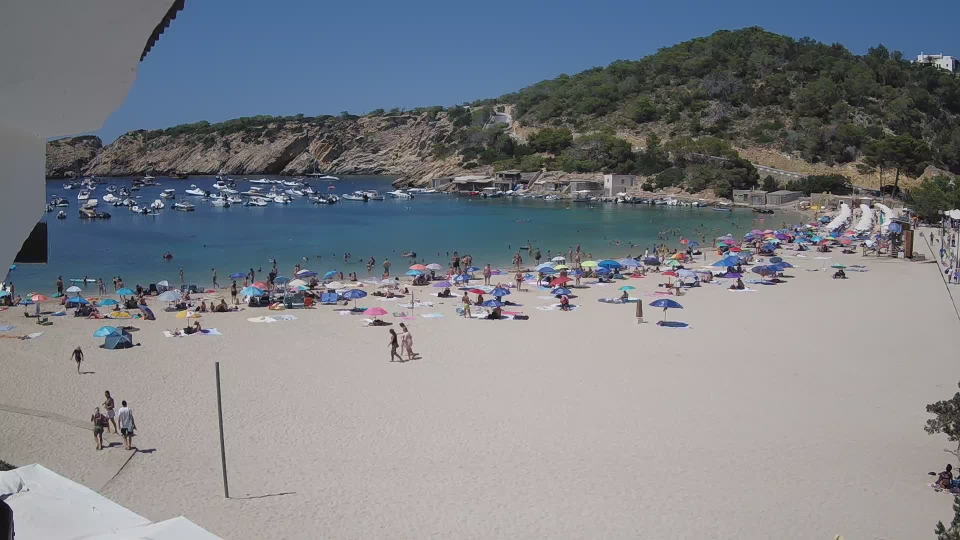
#> input picture dataset/1660050000.jpg, 1920 x 1080 px (shown at 1/2 size)
$ python person_tracking.py
#> lines starting #> are read from the running program, lines starting #| are printed output that depends on the picture; after the words box and inside, x2 and y2 are one past the last pixel; in counts of white or black regions, pixels touching at a corner belong together
import cv2
import numpy as np
from matplotlib import pyplot as plt


# Function to binarize image by adaptive Threshold
def binarize_image_by_adaptive(
    image: np.ndarray, block_size, constant, blur
) -> np.ndarray:
    blurred = cv2.GaussianBlur(image, blur, cv2.BORDER_DEFAULT)
    blurred = blurred.astype(np.uint8)
    thresh = cv2.adaptiveThreshold(
        blurred,
        255,
        cv2.ADAPTIVE_THRESH_MEAN_C,
        cv2.THRESH_BINARY_INV,
        block_size,
        constant,
    )
    return thresh


# Function to find certain region from image by pixel ranges
def find_region_by_pixel(
    image: np.ndarray, lower_bgr_limit: np.ndarray, upper_bgr_limit: np.ndarray
) -> np.ndarray:
    ocean_mask = cv2.inRange(image, lower_bgr_limit, upper_bgr_limit)
    result = cv2.bitwise_and(image, image, mask=ocean_mask)
    return result


# Main code to find person from an image
def find_person_from_beach_image(file_name: str, show_plot: bool = True):
    # File load and read
#> called with file_name = './dataset/1660050000.jpg', show_plot = True
    bg_file_name = "./dataset/1660021200.jpg"
    original_img = cv2.imread(file_name, cv2.IMREAD_COLOR)
#> original_img is the input picture: shape (1080, 1920, 3); mean B, G, R 135.3, 129, 125.4
    img_bg = cv2.imread(bg_file_name, cv2.IMREAD_COLOR)
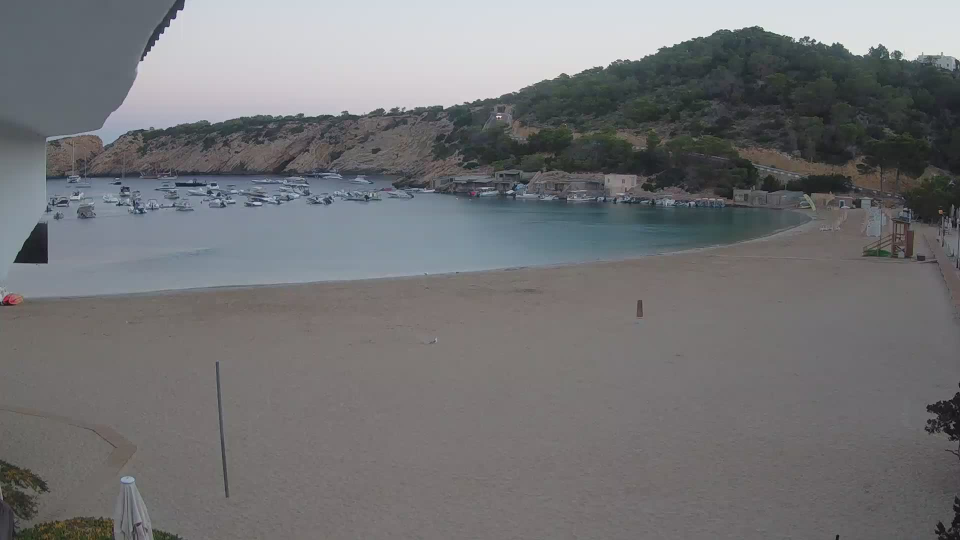
#> input picture dataset/1660021200.jpg, 1920 x 1080 px (shown at 1/2 size)
#> img_bg is the input picture: shape (1080, 1920, 3); mean B, G, R 117.6, 115.7, 115.2

    # Region of interest
    image_copy = original_img.copy()
    roi = image_copy[450:, :]
    img_bg_copy = img_bg.copy()
    roi_bg = img_bg_copy[450:, :]
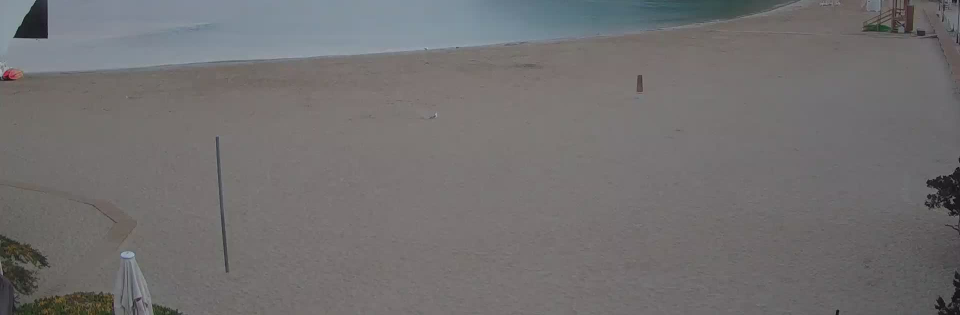
#> roi_bg: shape (630, 1920, 3) (shown at 1/2 size); mean B, G, R 111.8, 111.3, 113.4

    # Removing background from roi
    roi_fg = cv2.subtract(roi_bg, roi)

    # Remove ocean
    lower_ocean_bgr_limit = np.array([0, 10, 20])
    upper_ocean_bgr_limit = np.array([60, 80, 100])
    roi_with_ocean = find_region_by_pixel(
        roi_fg, lower_ocean_bgr_limit, upper_ocean_bgr_limit
    )
#> in find_region_by_pixel, `ocean_mask = cv2.inRange(image, lower_bgr_limit, upper_bgr_limit)`:
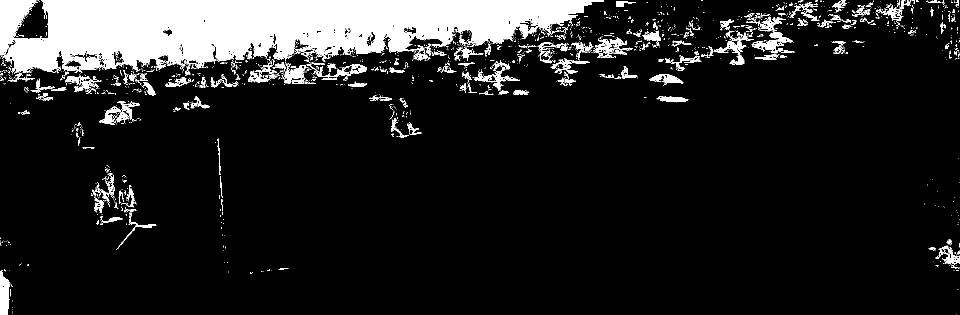
#> ocean_mask: shape (630, 1920) (shown at 1/2 size); 12.4% white; 1711 white regions (1491 under 20 px), largest, box (x1, y1, x2, y2) and area: (0, 0, 1208, 151) 113783, (0, 540, 21, 630) 1362, (1503, 64, 1589, 105) 1295
    roi_fg = cv2.subtract(roi_fg, roi_with_ocean)

    # Apply binarization to roi foreground
    roi_gray = cv2.cvtColor(roi_fg, cv2.COLOR_BGR2GRAY)
    roi_thresh = binarize_image_by_adaptive(roi_gray, 21, 5, (5, 5))
#> in binarize_image_by_adaptive, `thresh = cv2.adaptiveThreshold( blurred, 255, cv2.ADAPTIVE_THRESH_MEAN..`: thresh: shape (630, 1920); 4.3% white; 317 white regions (166 under 20 px), largest, box (x1, y1, x2, y2) and area: (454, 63, 646, 170) 6552, (141, 85, 404, 197) 5658, (650, 49, 803, 121) 3638

    # Apply morphology erotion and dilation to binarized roi
    KERNEL_3 = np.ones((3, 3), dtype=np.uint8)
    KERNEL_4 = np.ones((4, 4), dtype=np.uint8)
    roi_morphed = cv2.morphologyEx(roi_thresh, cv2.MORPH_ERODE, KERNEL_4)
#> roi_morphed: shape (630, 1920); 1.5% white; 297 white regions (152 under 20 px), largest, box (x1, y1, x2, y2) and area: (474, 75, 545, 145) 898, (264, 87, 364, 163) 816, (714, 61, 768, 101) 639
    roi_processed = cv2.morphologyEx(roi_morphed, cv2.MORPH_DILATE, KERNEL_3)
#> roi_processed: shape (630, 1920); 2.9% white; 249 white regions (54 under 20 px), largest, box (x1, y1, x2, y2) and area: (263, 86, 365, 169) 1914, (455, 74, 546, 148) 1623, (885, 47, 974, 108) 1312

    # Process lifeguard region the same way as previous one,
    # but with different configuration
    roi_copy = roi.copy()
    lifeguard = roi_copy[:225, 1285:]
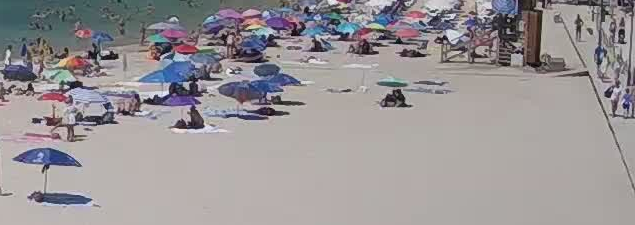
#> lifeguard: shape (225, 635, 3); mean B, G, R 150.4, 148.3, 153.1
    lifeguard_bg = roi_bg[:225, 1285:]
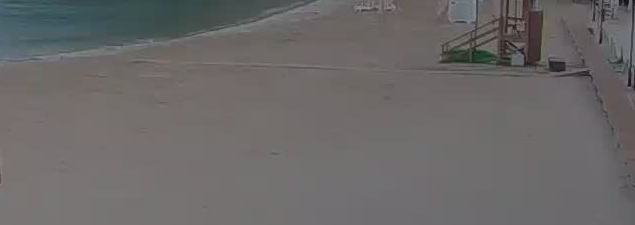
#> lifeguard_bg: shape (225, 635, 3); mean B, G, R 104, 104.4, 106.7
    lifeguard_fg = cv2.subtract(lifeguard_bg, lifeguard)

    lower_shadow = np.array([0, 10, 10])
    upper_shadow = np.array([80, 85, 100])
    lifeguard_roi_with_shadow = find_region_by_pixel(
        lifeguard_fg, lower_shadow, upper_shadow
    )
#> in find_region_by_pixel (call 2), `ocean_mask = cv2.inRange(image, lower_bgr_limit, upper_bgr_limit)`: ocean_mask: shape (225, 635); 9.7% white; 407 white regions (330 under 20 px), largest, box (x1, y1, x2, y2) and area: (218, 64, 304, 105) 1406, (143, 65, 223, 129) 1293, (207, 30, 288, 63) 832
    lifeguard_fg = cv2.subtract(lifeguard_fg, lifeguard_roi_with_shadow)
    lifeguard_gray = cv2.cvtColor(lifeguard_fg, cv2.COLOR_BGR2GRAY)
    lifeguard_thresh = binarize_image_by_adaptive(lifeguard_gray, 15, 1, (5, 5))
#> in binarize_image_by_adaptive (call 2), `thresh = cv2.adaptiveThreshold( blurred, 255, cv2.ADAPTIVE_THRESH_MEAN..`: thresh: shape (225, 635); 14.6% white; 116 white regions (67 under 20 px), largest, box (x1, y1, x2, y2) and area: (87, 0, 427, 131) 10484, (0, 20, 124, 110) 3271, (473, 0, 551, 61) 882
    lifeguard_morphed = cv2.morphologyEx(lifeguard_thresh, cv2.MORPH_ERODE, KERNEL_4)
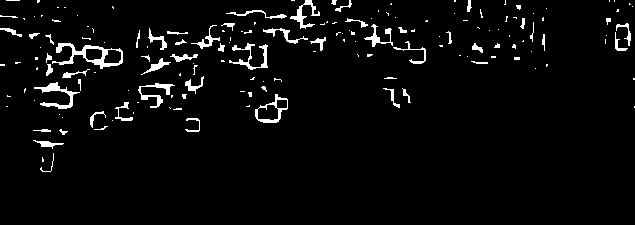
#> lifeguard_morphed: shape (225, 635); 3.9% white; 164 white regions (109 under 20 px)

    # Boxes array will save the boundary boxes
    boxes = []
    lifeguard_contours, _ = cv2.findContours(
        lifeguard_morphed, cv2.RETR_TREE, cv2.CHAIN_APPROX_SIMPLE
    )
#> lifeguard_contours = 168 contours, 129 with area under 20; largest, box (x1, y1, x2, y2) and area: (52, 43, 123, 69) 795, (255, 94, 288, 123) 526, (257, 104, 279, 121) 275, (34, 82, 80, 109) 252, (103, 49, 122, 64) 210
    for cnt in lifeguard_contours:
        area = cv2.contourArea(cnt)
        x, y, w, h = cv2.boundingRect(cnt)
        y += 450
        x += 1295
        if y > 550:
            if 425 > area > 5:
                boxes.append([x, y, w, h])
        else:
            if 100 > area > 5:
                boxes.append([x, y, w, h])
#> this loop made 168 passes
#> (area, x, y, w, h) on passes 3, 8, 12: (71.5, 1328, 590, 31, 9), (30.5, 1480, 568, 15, 14), (37.5, 1385, 561, 16, 17)
#> after the loop, boxes = 60 items, first 6: [1328, 590, 31, 9], [1354, 579, 9, 6], [1328, 579, 18, 3], [1389, 576, 14, 4], [1480, 568, 15, 14], [1385, 561, 16, 17]

    contours, _ = cv2.findContours(
        roi_processed, cv2.RETR_TREE, cv2.CHAIN_APPROX_SIMPLE
    )
#> contours = 252 contours, 83 with area under 20; largest, box (x1, y1, x2, y2) and area: (263, 86, 365, 169) 1604, (455, 74, 546, 148) 1414, (666, 81, 722, 121) 1122, (885, 47, 974, 108) 1096, (124, 97, 169, 176) 931
    for cnt in contours:
        area = cv2.contourArea(cnt)
        x, y, w, h = cv2.boundingRect(cnt)
        x -= 10
        y += 450
        if 900 > area:
            if x < 1285:
                boxes.append([x, y, w, h])
            else:
                if y > 650:
                    boxes.append([x, y, w, h])
#> this loop made 252 passes
#> cnt on passes 5, 8, 13: [[209, 448], [209, 450], [211, 450], [211, 448]], [[197, 418], [197, 420], [199, 420], [199, 418]], [[209, 393], [209, 395], [211, 395], [211, 393]]
    for box in boxes:
        x, y, w, h = box[0], box[1], box[2], box[3]
        cv2.rectangle(image_copy, (x, y), (x + w, y + h), (200, 0, 0), 1)
#> this loop made 265 passes
    if show_plot:
        _, ax = plt.subplots()
        ax.imshow(cv2.cvtColor(image_copy, cv2.COLOR_BGR2RGB))
        plt.axis("off")
        title = "Person detection for " + file_name
        plt.title(title)
        plt.gcf().set_dpi(100)
        plt.show()
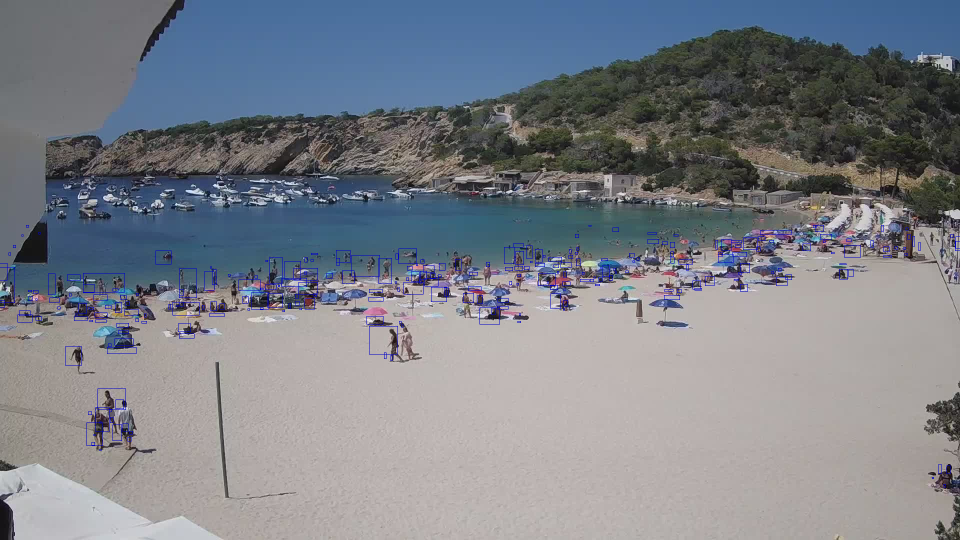
#> shown: shape (1080, 1920, 3) (shown at 1/2 size); mean R, G, B 124.6, 128.2, 135.8
    return boxes


if __name__ == "__main__":
    file_name = "./dataset/1660050000.jpg"
    find_person_from_beach_image(file_name, True)
